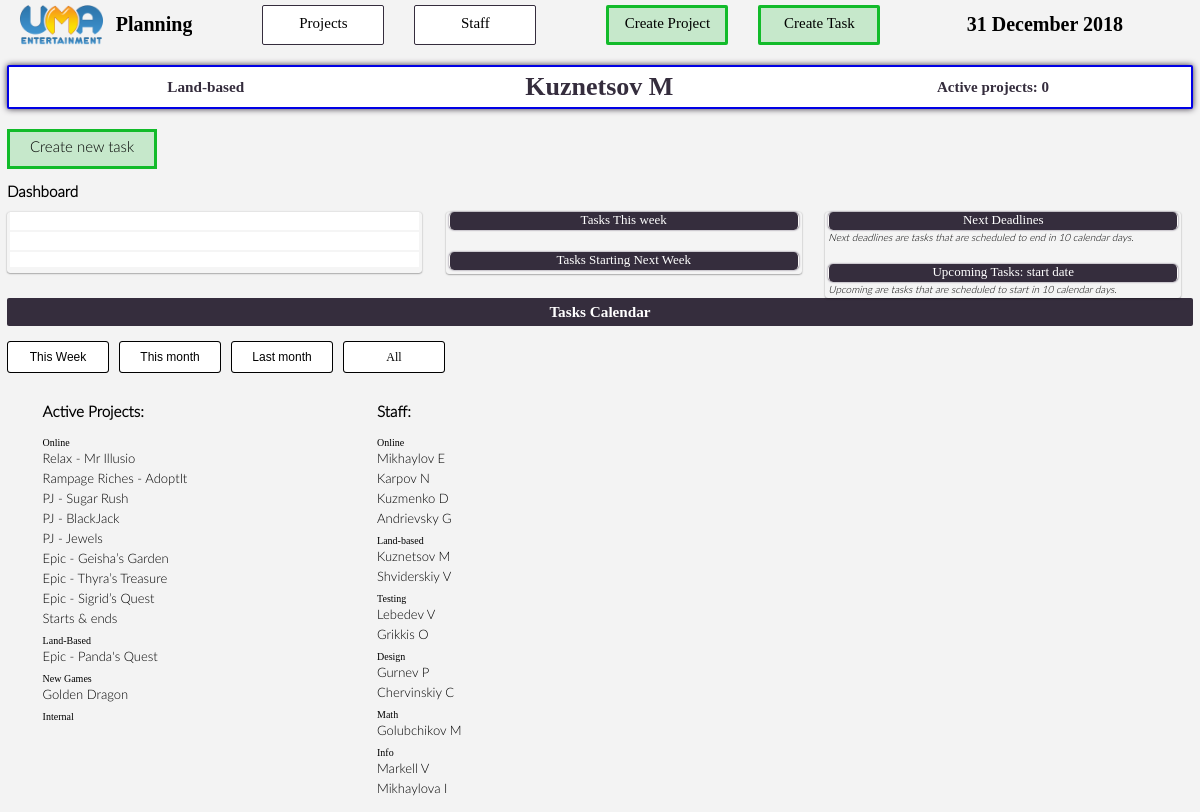
Page /staff/4/ on the committed database.
### plan/models.py (models this page shows, shortened)
class Staff(models.Model):
	name = models.CharField(max_length=200)
	dep = models.ForeignKey(Department, db_index=True, on_delete=models.CASCADE)
	active = models.BooleanField(db_index=True, default = True)
	def projects(self):
		today = datetime.date.today()
		projects = Project.objects.filter(task__staff = self).filter(task_start_date__lte = today).filter(task_end_date__gte = today)
		return {'project': projects, 'num_projects': len(projects)}

class Department(models.Model):
	name = models.CharField(max_length=200)
	def staff(self):
		staff = Staff.objects.filter(dep = self).filter(active = True)
		return staff

class Stream(models.Model):
	name = models.CharField(max_length=200)
	def projects(self):
		projects = Project.objects.filter(stream = self)
		return projects

class Project(models.Model):
	name = models.CharField(max_length=200)
	stream = models.ForeignKey(Stream, db_index=True, on_delete=models.SET_NULL, null = True)
	dates = models.BooleanField(default = False) #False means that actual tasks are needed to calculate start & end dates. True will take default values if they exist.
	task_start_date = models.DateField(null = True)
	task_end_date = models.DateField(null = True)
	start_date = models.DateField(null = True)
	end_date = models.DateField(null = True)
	active = models.BooleanField(db_index=True, default = True)
	comment = models.CharField(max_length=500, null=True) #let us comment the project and what it is supposed to achieve
	update = models.DateTimeField(default = timezone.now())
	def start(self):
		if self.task_start_date:
			s = self.task_start_date
		else : s = self.start_date
		return s
	def tasks(self):
		if len(Task.objects.filter(project_id = self.id).filter(active = True)) > 0: return len(Task.objects.filter(project_id = self.id).filter(active = True))
		else: return False
	def end(self):
		if self.task_end_date:
			e = self.task_end_date
		else : e = self.end_date
		return e

### plan/views.py (the view)
# urls.py: url(r'^create/task/project/(?P<project_id>[0-9]+)/staff/(?P<staff_id>[0-9]+)/$', views.create_task, name='create_task'),
def staff(request, staff_id):
	start_time = timeit.default_timer()
	staff = Staff.objects.get(pk = staff_id)
	if len(Task.objects.filter(active=True, staff_id = staff_id)) > 0:
		s = SetCal(datetime.date.today())
		try:
			cal_setting = request.POST['cal_setting']
		except KeyError:
			cal_setting = 'this_week'
		else:
			cal_setting = request.POST['cal_setting']
		data = get_project_context(0, staff=staff_id, start=s.start(cal_setting))
		t = []
		for p in Project.objects.all():
			a = p.task_set.filter(staff_id = staff_id, active = True).count()
			b = p.task_set.filter(staff_id = staff_id, active = True)
			if a > 0:
				t.append({'project': p, 'task_count': a, 'tasks' : b,})
		context = {'today': datetime.date.today(),
					'staff': staff,
					'project_cal': project_calendar_context(start = datetime.date.today().replace(month = 1, day = 1), staff = staff_id),
					'alt_cal': calendar_context(start = cal_setting, days_in_line = 35, num_lines = 2, obj = staff, obj_id = int(staff_id), group = 'stream', row = 'project', show_empty = True),
					'dashboard': dashboard_context(staff = staff.id, obj = staff, obj_id = staff.id, show_empty = False, group_dash = 'stream', row='project'),
					'staff_list' : Department.objects.all(),
					'project_list': Stream.objects.all(),
					'task_count' : t,
					'lines': data['lines'],
					'row_names': data['row_names'],
					'rows': data['rows'],
					'cal_setting': cal_setting,}
	else:
		context = {'today': datetime.date.today(), 'staff_list' : Department.objects.all(), 'project_list': Stream.objects.all(), 'staff': staff, }
	print('STAFF: ')
	print(timeit.default_timer() - start_time)
	return render(request, 'plan/staff.html', context)

### plan/templates/plan/staff.html (shortened to what this page needs)
{% load static %}
<link rel="stylesheet" type="text/css" href="{% static 'plan/style.css' %}"/>
<link rel="stylesheet" type="text/css" href="{% static 'plan/style2.css' %}"/>
<div class="header">
	<div class="header_logo">
		<a href="{% url 'plan:index' %}"><img class="logo" src="{% static 'plan/images/logo_uma.png' %}"/></a>
		<div class="logo_text bold">Planning</div>
	</div>
	<div class="header_logo header_menu">
		<div class="header_title regular">Projects</div>
	</div>
	<div class="header_logo header_menu" style="margin-right: 70px;">
		<div class="header_title regular">Staff</div>
	</div>
	<a href="{% url 'plan:create_project' %}">
		<div class="header_logo header_menu header_create">
			<div class="header_title regular">Create Project</div>
		</div>
	</a>
	<a href="{% url 'plan:create_task' 0 0 %}">
		<div class="header_logo header_menu header_create" style="margin-right: 70px;">
			<div class="header_title regular">Create Task</div>
		</div>
	</a>
	<div class="header_logo header_date">
		<div class="logo_text bold">{{ today|date:"j F Y" }}</div>
	</div>
</div>
<div class="page_object_header" style="border-color: #0000e5;">
	<h3 class="bold page_object_header_section">{{ staff.dep.name }}</h3>
	<h1 class="bold page_object_header_section">{{ staff.name }}</h1>
	<h3 class="bold page_object_header_section" style="font-size: 15px;">Active projects: {{ staff.projects.num_projects }}</h3>
</div>
<div class="header object_page_header">
	<a href="{% url 'plan:create_task' 0 staff.id %}">
		<div class="header_logo header_create" style="width: 150px; margin-right: 15px;">
			<div class="header_title">Create new task</div>
		</div>
	</a>
</div>
<h3 style="margin-bottom: 0;">Dashboard</h3>
<div class="calendar_outer_wrapper" style="height: {{ dashboard.height }}px;">
	<div class="calendar_inner_wrapper">
		<div class="rows_wrapper rows_dashboard_wrapper" style="width: 35%;">
			<div class="row_title_wrapper" style="width: 40%;">
				<ul>
					<li class="row_basic row_short" style="background-color: none;"></li>
					<li class="row_basic row_short" style="background-color: none;"></li>
					<li class="row_basic" style="height: 15px; font-size: 10px !important; background-color: none;"></li>
				</ul>
			</div>
			<div class="rows_wrapper" style="width: 60%;">
				<ul>
					<li class="row_basic row_short">
					</li>
	 				<li class="row_basic row_short">
					</li>
					<li class="row_basic" style="height: 15px; font-size: 10px !important;">
					</li>
				</ul>
			</div>
		</div>
		<div class="rows_wrapper rows_dashboard_wrapper_projects">
			<ul>
				<li class="row_basic row_short row_title"><div class="cell cell_7_dash bold">Tasks This week</div></li>
				<li class="row_basic row_short" style="background: none !important;"></li>
				<li class="row_basic row_short row_title bold"><div class="cell cell_7_dash">Tasks Starting Next Week</div></li>
			</ul>
		</div>
		<div class="rows_wrapper rows_dashboard_wrapper_projects">
			<ul>
				<li class="row_basic row_short row_title bold"><div class="cell cell_7_dash">Next Deadlines</div></li>
				<div class="dashboard_section_description light">Next deadlines are tasks that are scheduled to end in 10 calendar days.</div>
				<li class="row_basic row_short" style="background: none !important;"></li>
				<li class="row_basic row_short row_title bold"><div class="cell cell_7_dash">Upcoming Tasks: start date</div></li>
				<div class="dashboard_section_description light">Upcoming are tasks that are scheduled to start in 10 calendar days.</div>
			</ul>
		</div>
	</div>
</div>
<h3 class="section_title">Tasks calendar</h3>
<div class="cal_settings_wrapper">
	<form class="cal_settings_form" action="{% url 'plan:staff' staff.id %}" method="post">
		<input class="cal_setting {% if cal_setting == 'this_week' %}cal_set_chosen{% endif %}" type="submit" value="This Week" />
	</form>
	<form class="cal_settings_form" action="{% url 'plan:staff' staff.id %}" method="post">
		<input class="cal_setting {% if cal_setting == 'this_month' %}cal_set_chosen{% endif %}" type="submit" value="This month" />
	</form>
	<form class="cal_settings_form" action="{% url 'plan:staff' staff.id %}" method="post">
		<input class="cal_setting {% if cal_setting == 'last_month' %}cal_set_chosen{% endif %}" type="submit" value="Last month" />
	</form>
	<a href="{% url 'plan:calendar_staff' staff.id %}">
	<div class="cal_settings_form" style="line-height: 30px;">
		<div class="cal_setting regular">All</div>
	</div>
	</a>
</div>
<div class="lists_wrapper">
	<div class="list">
		<h3>Active Projects:</h3>
		{% if project_list %}
		<ul>
			{% for stream in project_list %}
			<li class="bottom_list_title bold">{{ stream.name }}</li>
				{% for project in stream.projects %}
					<li><a class="bottom_list_link" href="{% url 'plan:project' project.id 0 %}">{{ project.name }}</a></li>
				{% endfor %}
			{% endfor %}
		</ul>
	</div>
	<div class="list">
		{% endif %}
		<h3>Staff:</h3>
		{% if staff_list %}
		<ul>
			{% for dep in staff_list %}
			<li class="bottom_list_title bold">{{ dep.name }}</li>
				{% for staff in dep.staff %}
					<li><a class="bottom_list_link" href="{% url 'plan:staff' staff.id %}">{{ staff.name }}</a></li>
				{% endfor %}
			{% endfor %}
		</ul>
		{% endif %}
	</div>
</div>

### plan/static/plan/style.css (style rules this page uses)
input { color: inherit; }
.regular { font-family: 'LatoWeb'; }
.bold { font-family: 'LatoWebSemibold'; }
.light { font-family: 'LatoWebLight'; }
li { list-style: none; }
ul { margin: 0;padding: 0; }
a { text-decoration: none; color: inherit; cursor: pointer; }
.calendar_outer_wrapper { position: relative;width: 100%;height: auto;padding: 10px 5px; }
.calendar_inner_wrapper { position: relative;width: 100%;height: auto;margin-left: -5px; }
.row_title_wrapper { position: relative;float: left;width: 15%;min-width: 20px; margin-bottom: 2px; }
.rows_wrapper { position: relative;float: left;width: 85%; }
.row_basic { height: 26px; width: 100%; margin-bottom: 2px; background: white; }
.row_title { background: #352d3d; color: white; border-radius: 5px; box-sizing: border-box; box-shadow: 0px 0px 2px #5f556d; }
.cell { position: relative;float: left;width: 2.8%;height: 100%;text-align: center;overflow: hidden; }
.lists_wrapper { position: relative; width: 100%; height: auto; overflow: hidden; padding: 10px 3%; box-sizing: border-box; }
.list { position: relative; float: left; width: 30%; }
.list > ul > li { margin-bottom: 4px; }
.header { position: relative; height: 40px; width: 100%; margin-top: 5px; }
.object_page_header { height: auto; overflow: hidden; }
.header_logo { position: relative; height: 40px; width: auto; float: left; margin-right: 70px; overflow: hidden; cursor: pointer; }
.header_menu { padding: 9px 10px; box-sizing: border-box; border: 1px solid #352d3d; border-radius: 2px; margin-right: 30px; width: 122px; background-color: white; }
.logo { position: relative; float: left; height: 100%; }
.logo_text { position: relative; float: left; margin-top: 8px; font-size: 20px; font-weight: bold; }
.header_title { position: relative; height: 100%; text-align: center; font-size: 15px; }
.header_create { background: rgba(18,187,42,0.2); padding: 7px 10px; border: 3px solid #12bb2a; box-sizing: border-box; }
.header_date { float: right; cursor: default; }
.section_title { clear: both; padding: 5px 0; text-transform: capitalize; text-align: center; color: white; font-family: 'LatoWebSemibold'; background: #352d3d; box-sizing: border-box; border-radius: 2px; }
.cal_settings_wrapper { position: relative; clear: both; margin: 5px 0; height: 32px; }
.cal_settings_form { position: relative; float: left; height: 30px; width: 100px; text-align: center; background: gray; color: black; margin: 0 10px 0 0; border: 1px solid black; border-radius: 3px; }
.cal_setting { padding: 0; width: 100%; height: 100%; background-color: white; border: none; font-size: 12px; cursor: pointer; border-radius: 3px; }
.bottom_list_link { cursor: pointer; }
.bottom_list_title { margin-top: 7px; font-size: 10px; }
.page_object_header { position: relative; width: 100%; height: 44px; margin: 20px 0; color: #352d3d; background-color: white; box-shadow: 0 0 6px #352d3d; box-sizing: border-box; border: 2px solid #ef4949; border-radius: 2px; }
.page_object_header_section { position: relative; float: left; width: 33.3%; height: 100%; line-height: 40px; margin: 0; text-align: center; }
.dashboard_section_description { position: relative; font-size: 10px; font-style: italic; color: black; }

### plan/static/plan/style2.css (style rules this page uses)
.cell { border-radius: 5px; border-right: 1px solid #FBF9F8; border-left: 1px solid #FBF9F8; box-sizing: border-box; }
.row_short { height: 18px; }
.rows_dashboard_wrapper { width: 20%; box-shadow: 0px 0.5px 1.5px rgba(0,0,0,0.5); border-radius: 3px; box-sizing: border-box; padding: 0 3px 2px 3px; background-color: rgba(245, 245, 245, 1); }
.rows_dashboard_wrapper_projects { width: 30%; margin-left: 2%; box-shadow: 0px 0.5px 1.5px rgba(0,0,0,0.5); border-radius: 3px; box-sizing: border-box; padding: 0 3px 2px 3px; background-color: rgba(245, 245, 245, 0.2); }
.cell_7_dash { width: 100.00%; }

### rows in the picture
Staff: dep.name "Land-based", name "Kuznetsov M", projects.num_projects "0"
Stream: name "Online"
Project: name "Relax - Mr Illusio"
Project: name "Rampage Riches - AdoptIt"
Project: name "PJ - Sugar Rush"
Project: name "PJ - BlackJack"
Project: name "PJ - Jewels"
Project: name "Epic - Geisha’s Garden"
Project: name "Epic - Thyra’s Treasure"
Project: name "Epic - Sigrid’s Quest"
Project: name "Starts & ends"
Stream: name "Land-Based"
Project: name "Epic - Panda's Quest"
Stream: name "New Games"
Project: name "Golden Dragon"
Stream: name "Internal"
Department: name "Online"
Staff: name "Mikhaylov E"
Staff: name "Karpov N"
Staff: name "Kuzmenko D"
Staff: name "Andrievsky G"
Department: name "Land-based"
Staff: name "Shviderskiy V"
Department: name "Testing"
Staff: name "Lebedev V"
Staff: name "Grikkis O"
Department: name "Design"
Staff: name "Gurnev P"
Staff: name "Chervinskiy C"
Department: name "Math"
Staff: name "Golubchikov M"
Department: name "Info"
Staff: name "Markell V"
Staff: name "Mikhaylova I"
